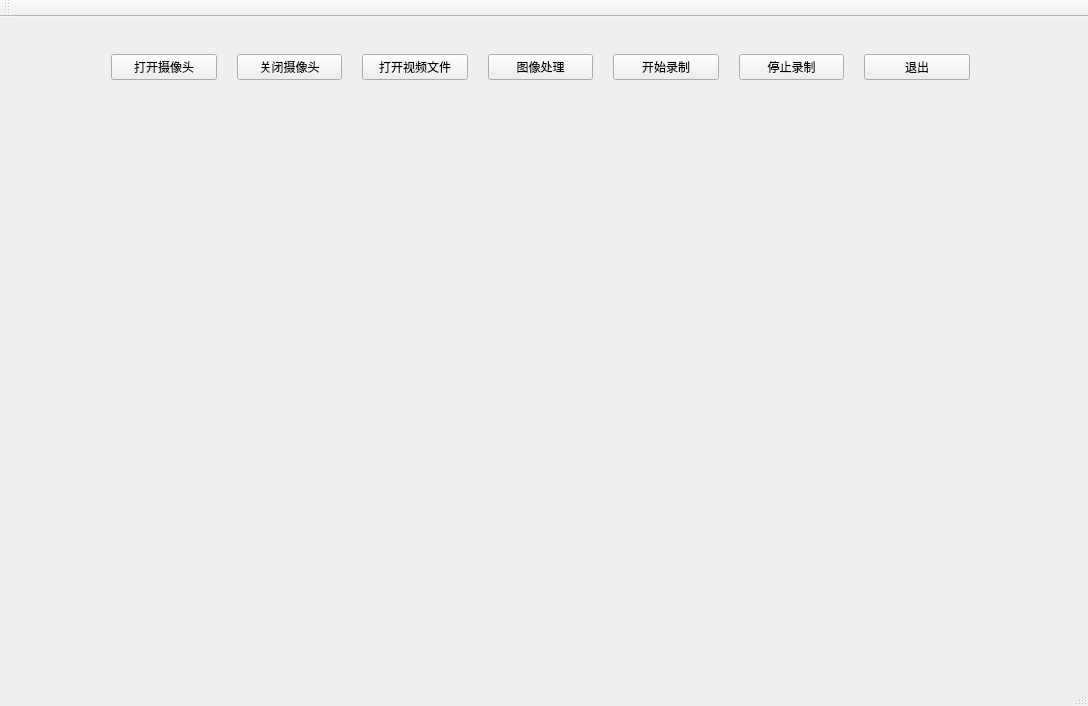
<?xml version="1.0" encoding="UTF-8"?>
<ui version="4.0">
 <class>MainWindow</class>
 <widget class="QMainWindow" name="MainWindow">
  <property name="geometry">
   <rect>
    <x>0</x>
    <y>0</y>
    <width>1088</width>
    <height>706</height>
   </rect>
  </property>
  <property name="windowTitle">
   <string>MainWindow</string>
  </property>
  <widget class="QWidget" name="centralWidget">
   <widget class="QWidget" name="widget" native="true">
    <property name="geometry">
     <rect>
      <x>90</x>
      <y>10</y>
      <width>901</width>
      <height>81</height>
     </rect>
    </property>
    <layout class="QHBoxLayout" name="horizontalLayout_2">
     <item>
      <layout class="QHBoxLayout" name="horizontalLayout">
       <property name="spacing">
        <number>20</number>
       </property>
       <property name="leftMargin">
        <number>10</number>
       </property>
       <property name="topMargin">
        <number>10</number>
       </property>
       <property name="rightMargin">
        <number>10</number>
       </property>
       <property name="bottomMargin">
        <number>10</number>
       </property>
       <item>
        <widget class="QPushButton" name="OpenCamera">
         <property name="text">
          <string>打开摄像头</string>
         </property>
        </widget>
       </item>
       <item>
        <widget class="QPushButton" name="CloseCamera">
         <property name="text">
          <string>关闭摄像头</string>
         </property>
        </widget>
       </item>
       <item>
        <widget class="QPushButton" name="OpenVedio">
         <property name="text">
          <string>打开视频文件</string>
         </property>
        </widget>
       </item>
       <item>
        <widget class="QPushButton" name="ImageProcess">
         <property name="text">
          <string>图像处理</string>
         </property>
        </widget>
       </item>
       <item>
        <widget class="QPushButton" name="Start_rec">
         <property name="text">
          <string>开始录制</string>
         </property>
        </widget>
       </item>
       <item>
        <widget class="QPushButton" name="Stop_rec">
         <property name="text">
          <string>停止录制</string>
         </property>
        </widget>
       </item>
       <item>
        <widget class="QPushButton" name="quit">
         <property name="text">
          <string>退出</string>
         </property>
        </widget>
       </item>
      </layout>
     </item>
    </layout>
   </widget>
   <widget class="QWidget" name="widget_2" native="true">
    <property name="geometry">
     <rect>
      <x>80</x>
      <y>110</y>
      <width>931</width>
      <height>481</height>
     </rect>
    </property>
    <layout class="QHBoxLayout" name="horizontalLayout_3">
     <item>
      <spacer name="horizontalSpacer">
       <property name="orientation">
        <enum>Qt::Horizontal</enum>
       </property>
       <property name="sizeType">
        <enum>QSizePolicy::Fixed</enum>
       </property>
       <property name="sizeHint" stdset="0">
        <size>
         <width>40</width>
         <height>20</height>
        </size>
       </property>
      </spacer>
     </item>
     <item>
      <widget class="QLabel" name="display">
       <property name="text">
        <string/>
       </property>
       <property name="scaledContents">
        <bool>true</bool>
       </property>
      </widget>
     </item>
     <item>
      <spacer name="horizontalSpacer_2">
       <property name="orientation">
        <enum>Qt::Horizontal</enum>
       </property>
       <property name="sizeType">
        <enum>QSizePolicy::Fixed</enum>
       </property>
       <property name="sizeHint" stdset="0">
        <size>
         <width>40</width>
         <height>20</height>
        </size>
       </property>
      </spacer>
     </item>
    </layout>
    <zorder>display</zorder>
    <zorder></zorder>
   </widget>
  </widget>
  <widget class="QToolBar" name="mainToolBar">
   <attribute name="toolBarArea">
    <enum>TopToolBarArea</enum>
   </attribute>
   <attribute name="toolBarBreak">
    <bool>false</bool>
   </attribute>
  </widget>
  <widget class="QStatusBar" name="statusBar"/>
  <widget class="QMenuBar" name="menuBar">
   <property name="geometry">
    <rect>
     <x>0</x>
     <y>0</y>
     <width>1088</width>
     <height>26</height>
    </rect>
   </property>
  </widget>
 </widget>
 <layoutdefault spacing="6" margin="11"/>
 <resources/>
 <connections>
  <connection>
   <sender>quit</sender>
   <signal>clicked()</signal>
   <receiver>MainWindow</receiver>
   <slot>close()</slot>
   <hints>
    <hint type="sourcelabel">
     <x>326</x>
     <y>253</y>
    </hint>
    <hint type="destinationlabel">
     <x>199</x>
     <y>149</y>
    </hint>
   </hints>
  </connection>
 </connections>
</ui>
